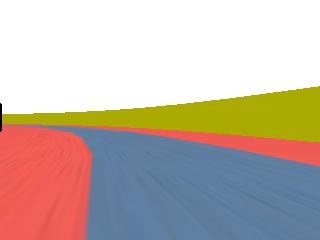
#> input picture user/cornelious/test.jpg, 320 x 240 px
$ python -i utils_json.py   (imports and definitions only)
#> lines starting #> are read from the running program, lines starting #| are printed output that depends on the picture
import base64
from io import BytesIO

import cv2, os
import numpy as np
import matplotlib.image as mpimg
from PIL import Image

IMAGE_HEIGHT, IMAGE_WIDTH, IMAGE_CHANNELS = 240, 320, 3
INPUT_SHAPE = (IMAGE_HEIGHT, IMAGE_WIDTH, IMAGE_CHANNELS)


def load_image(b64_str):
    return cv2.cvtColor(np.asarray(Image.open(
        BytesIO(base64.b64decode(b64_str)))), cv2.COLOR_RGB2BGR)


def crop(image):
    """
    Crop the image (removing the sky at the top and the car front at the bottom)
    """
    return image[60:-25, :, :] # remove the sky and the car front


def resize(image):
    """
    Resize the image to the input shape used by the network model
    """
    return cv2.resize(image, (IMAGE_WIDTH, IMAGE_HEIGHT), cv2.INTER_AREA)


# [5 lines left out: function rgb2yuv, not called in this run]


def preprocess(image):
    """
    Combine all preprocess functions into one
    """
    image = crop(image)
    image = resize(image)
    # image = rgb2yuv(image)
    return image


# [88 lines left out: functions choose_image, random_flip, random_translate, random_shadow, random_brightness, augument, not called in this run]

>>> import cv2
>>> picture = cv2.cvtColor(cv2.imread('../../user/cornelious/test.jpg'), cv2.COLOR_BGR2RGB)
>>> result = preprocess(picture)
#> in crop, `return image[60:-25, :, :]`:
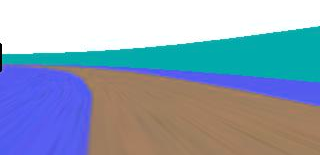
#> returned value: shape (155, 320, 3); mean of channels 0, 1, 2 183.7, 162.7, 143.3; drawn as B, G, R
#> in resize, `return cv2.resize(image, (IMAGE_WIDTH, IMAGE_HEIGHT), cv2.INTER_AREA)`:
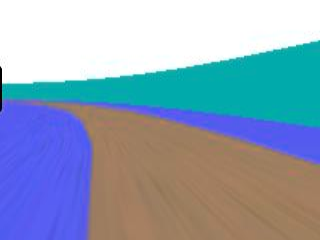
#> returned value: shape (240, 320, 3); mean of channels 0, 1, 2 183.7, 162.6, 143.3; drawn as B, G, R
